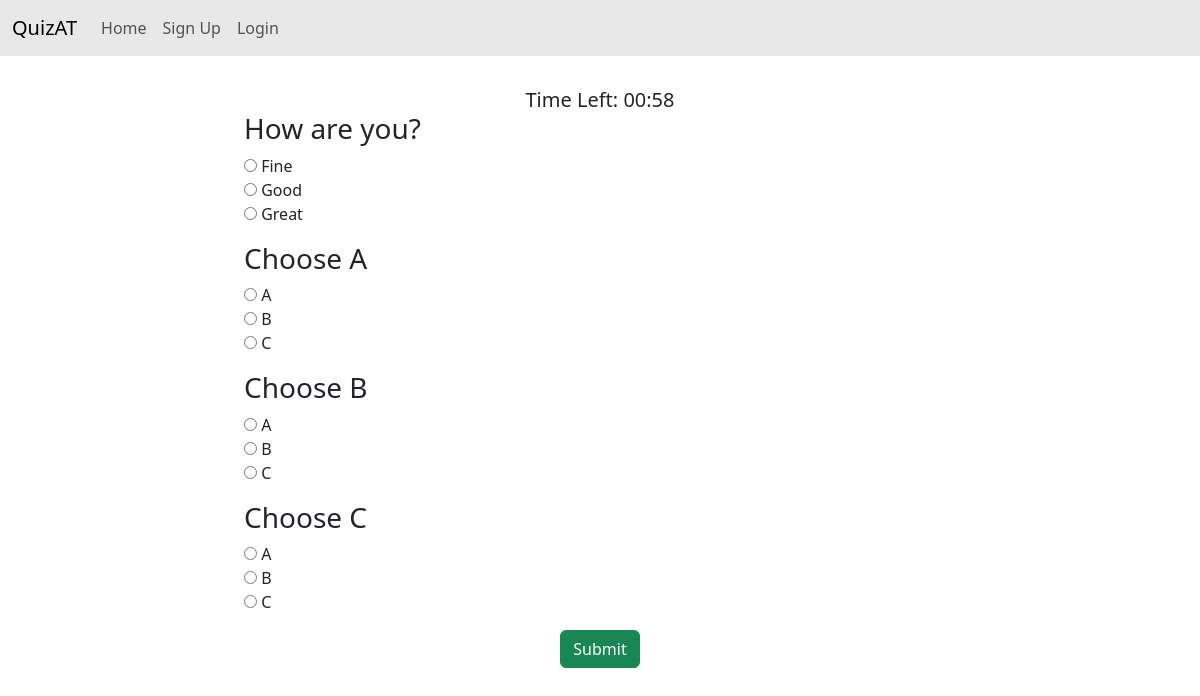
The page /quizzes/1/ on the database its author committed.
### quizzes/models.py (models this page shows, shortened)
class Question(models.Model):
    quiz = models.ForeignKey(Quiz, on_delete=models.CASCADE)
    text = models.TextField()

class Choice(models.Model):
    question = models.ForeignKey(Question, on_delete=models.CASCADE)
    text = models.TextField()
    is_correct = models.BooleanField(default=False)

### quizzes/views.py (the view, shortened to what this page needs)
# urls.py: path('<int:pk>/', views.QuizDetailView.as_view(), name='QuizDetailView'),
class QuizDetailView(DetailView):
    model = Quiz
    template_name = 'quizzes/detail.html'

### quizzes/models.py (called while the page is built)
    def get_duration_in_minutes(self) -> int:
        return self.duration.seconds // 60

### quizzes/templates/quizzes/detail.html (shortened to what this page needs)
{% extends "base.html" %}
{% block content %}
<div class="col-8 mx-auto">
    <div id="timer" class="text-center display-5 fs-5">Time Left: <span id="countdown"></span></div>
    <form method="post" id="quizForm"> {% csrf_token %}
        {% for question in quiz.question_set.all %}
            <fieldset class="mb-3">
                <legend class="display-5 fs-3">{{question.text}}</legend>
                {% for choice in question.choice_set.all %}
                <label>
                    <input type="radio" name="{{question.id}}" value="{{choice.id}}"> {{choice.text}}
                </label><br>
                {% endfor %}
            </fieldset>
        {% endfor %}
        <div class="text-center">
            <button type="submit" class="btn btn-success">Submit</button>
        </div>
    </form>
</div>
{% endblock content %}

### rows shown on the page
Question: text "How are you?"
Choice: text "Fine"
Choice: text "Good"
Choice: text "Great"
Question: text "Choose A"
Choice: text "A"
Choice: text "B"
Choice: text "C"
Question: text "Choose B"
Choice: text "A"
Choice: text "B"
Choice: text "C"
Question: text "Choose C"
Choice: text "A"
Choice: text "B"
Choice: text "C"
